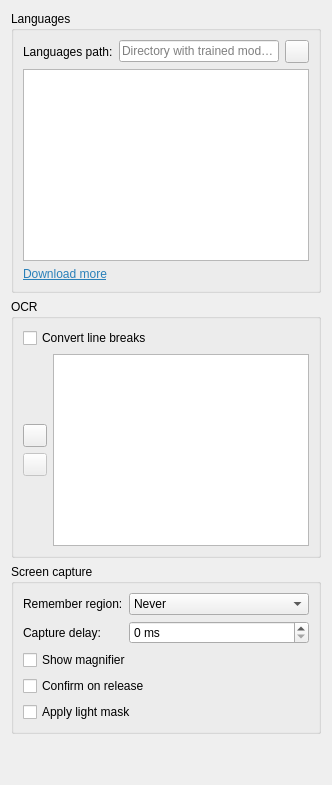
          <widget class="QWidget" name="ocrPage">
           <property name="sizePolicy">
            <sizepolicy hsizetype="Ignored" vsizetype="Ignored">
             <horstretch>0</horstretch>
             <verstretch>0</verstretch>
            </sizepolicy>
           </property>
           <layout class="QVBoxLayout" name="ocrLayout">
            <item>
             <widget class="QGroupBox" name="languagesGroupBox">
              <property name="title">
               <string>Languages</string>
              </property>
              <layout class="QGridLayout" name="ocrLanguagesLayout">
               <item row="1" column="0" colspan="3">
                <widget class="OcrLanguagesListWidget" name="ocrLanguagesListWidget">
                 <property name="toolTip">
                  <string>&lt;html&gt;&lt;head/&gt;&lt;body&gt;&lt;p&gt;Loading additional languages will impact both speed and accuracy, as there is more work to do to decide on the applicable language, and there is more chance of hallucinating incorrect words.&lt;/p&gt;&lt;/body&gt;&lt;/html&gt;</string>
                 </property>
                </widget>
               </item>
               <item row="0" column="0">
                <widget class="QLabel" name="ocrLanguagesPathLabel">
                 <property name="text">
                  <string>Languages path:</string>
                 </property>
                </widget>
               </item>
               <item row="0" column="2">
                <widget class="QToolButton" name="ocrLanguagesPathButton">
                 <property name="toolTip">
                  <string>&lt;html&gt;&lt;head/&gt;&lt;body&gt;&lt;p&gt;Select OCR languages path&lt;/p&gt;&lt;/body&gt;&lt;/html&gt;</string>
                 </property>
                 <property name="icon">
                  <iconset theme="folder"/>
                 </property>
                </widget>
               </item>
               <item row="2" column="0">
                <widget class="QLabel" name="downloadMoreLabel">
                 <property name="toolTip">
                  <string>&lt;html&gt;&lt;head/&gt;&lt;body&gt;&lt;p&gt;Open GitHub repository&lt;/p&gt;&lt;/body&gt;&lt;/html&gt;</string>
                 </property>
                 <property name="text">
                  <string>&lt;html&gt;&lt;head/&gt;&lt;body&gt;&lt;p&gt;&lt;a href=&quot;https://github.com/tesseract-ocr/tessdata&quot;&gt;&lt;span style=&quot; text-decoration: underline; color:#2980b9;&quot;&gt;Download more&lt;/span&gt;&lt;/a&gt;&lt;/p&gt;&lt;/body&gt;&lt;/html&gt;</string>
                 </property>
                 <property name="openExternalLinks">
                  <bool>true</bool>
                 </property>
                </widget>
               </item>
               <item row="0" column="1">
                <widget class="QLineEdit" name="ocrLanguagesPathEdit">
                 <property name="placeholderText">
                  <string>Directory with trained models</string>
                 </property>
                </widget>
               </item>
              </layout>
             </widget>
            </item>
            <item>
             <widget class="QGroupBox" name="ocrParametersGroupBox">
              <property name="title">
               <string notr="true">OCR</string>
              </property>
              <layout class="QVBoxLayout" name="ocrParametersLayout">
               <item>
                <widget class="QCheckBox" name="convertLineBreaksCheckBox">
                 <property name="toolTip">
                  <string>&lt;html&gt;&lt;head/&gt;&lt;body&gt;&lt;p&gt;Replace all single line breaks with a space after text recognition&lt;/p&gt;&lt;/body&gt;&lt;/html&gt;</string>
                 </property>
                 <property name="text">
                  <string>Convert line breaks</string>
                 </property>
                </widget>
               </item>
               <item>
                <layout class="QHBoxLayout" name="tesseractParametersTableHorizontalLayout">
                 <item>
                  <layout class="QVBoxLayout" name="tesseractParametersButtonsVerticalLayout">
                   <item>
                    <spacer name="tesseractParametersButtonsVerticalSpacer1">
                     <property name="orientation">
                      <enum>Qt::Vertical</enum>
                     </property>
                     <property name="sizeHint" stdset="0">
                      <size>
                       <width>0</width>
                       <height>0</height>
                      </size>
                     </property>
                    </spacer>
                   </item>
                   <item>
                    <widget class="QToolButton" name="tesseractParametersAddButton">
                     <property name="icon">
                      <iconset theme="list-add"/>
                     </property>
                    </widget>
                   </item>
                   <item>
                    <widget class="QToolButton" name="tesseractParametersRemoveButton">
                     <property name="enabled">
                      <bool>false</bool>
                     </property>
                     <property name="icon">
                      <iconset theme="list-remove"/>
                     </property>
                    </widget>
                   </item>
                   <item>
                    <spacer name="tesseractParametersButtonsVerticalSpacer2">
                     <property name="orientation">
                      <enum>Qt::Vertical</enum>
                     </property>
                     <property name="sizeHint" stdset="0">
                      <size>
                       <width>0</width>
                       <height>0</height>
                      </size>
                     </property>
                    </spacer>
                   </item>
                  </layout>
                 </item>
                 <item>
                  <widget class="TesseractParametersTableWidget" name="tesseractParametersTableWidget"/>
                 </item>
                </layout>
               </item>
              </layout>
             </widget>
            </item>
            <item>
             <widget class="QGroupBox" name="screenCaptureGroupBox">
              <property name="title">
               <string>Screen capture</string>
              </property>
              <layout class="QFormLayout" name="formLayout_6">
               <item row="0" column="0">
                <widget class="QLabel" name="rememverRegionLabel">
                 <property name="sizePolicy">
                  <sizepolicy hsizetype="Minimum" vsizetype="Minimum">
                   <horstretch>0</horstretch>
                   <verstretch>0</verstretch>
                  </sizepolicy>
                 </property>
                 <property name="text">
                  <string>Remember region:</string>
                 </property>
                </widget>
               </item>
               <item row="0" column="1">
                <widget class="QComboBox" name="rememberRegionComboBox">
                 <property name="toolTip">
                  <string>&lt;html&gt;&lt;head/&gt;&lt;body&gt;&lt;p&gt;When to remember the last selected region&lt;/p&gt;&lt;/body&gt;&lt;/html&gt;</string>
                 </property>
                 <item>
                  <property name="text">
                   <string>Never</string>
                  </property>
                 </item>
                 <item>
                  <property name="text">
                   <string>Remember last</string>
                  </property>
                 </item>
                 <item>
                  <property name="text">
                   <string>Remember always</string>
                  </property>
                 </item>
                </widget>
               </item>
               <item row="1" column="0">
                <widget class="QLabel" name="captureDelayLabel">
                 <property name="text">
                  <string>Capture delay:</string>
                 </property>
                </widget>
               </item>
               <item row="1" column="1">
                <widget class="QSpinBox" name="captureDelaySpinBox">
                 <property name="toolTip">
                  <string>Delay before screen capture</string>
                 </property>
                 <property name="suffix">
                  <string> ms</string>
                 </property>
                 <property name="maximum">
                  <number>10000</number>
                 </property>
                </widget>
               </item>
               <item row="2" column="0" colspan="2">
                <widget class="QCheckBox" name="showMagnifierCheckBox">
                 <property name="toolTip">
                  <string>&lt;html&gt;&lt;head/&gt;&lt;body&gt;&lt;p&gt;Show a magnifier next to the cursor&lt;/p&gt;&lt;/body&gt;&lt;/html&gt;</string>
                 </property>
                 <property name="text">
                  <string>Show magnifier</string>
                 </property>
                </widget>
               </item>
               <item row="3" column="0" colspan="2">
                <widget class="QCheckBox" name="confirmOnReleaseCheckBox">
                 <property name="enabled">
                  <bool>true</bool>
                 </property>
                 <property name="toolTip">
                  <string>&lt;html&gt;&lt;head/&gt;&lt;body&gt;&lt;p&gt;Finish capturing the fragment when the mouse button is released&lt;/p&gt;&lt;/body&gt;&lt;/html&gt;</string>
                 </property>
                 <property name="text">
                  <string>Confirm on release</string>
                 </property>
                </widget>
               </item>
               <item row="4" column="0" colspan="2">
                <widget class="QCheckBox" name="applyLightMaskCheckBox">
                 <property name="toolTip">
                  <string>&lt;html&gt;&lt;head/&gt;&lt;body&gt;&lt;p&gt;Apply a slight fog to the unselected part&lt;/p&gt;&lt;/body&gt;&lt;/html&gt;</string>
                 </property>
                 <property name="text">
                  <string>Apply light mask</string>
                 </property>
                </widget>
               </item>
              </layout>
             </widget>
            </item>
            <item>
             <spacer name="ocrSpacer">
              <property name="orientation">
               <enum>Qt::Vertical</enum>
              </property>
              <property name="sizeHint" stdset="0">
               <size>
                <width>20</width>
                <height>40</height>
               </size>
              </property>
             </spacer>
            </item>
           </layout>
          </widget>
